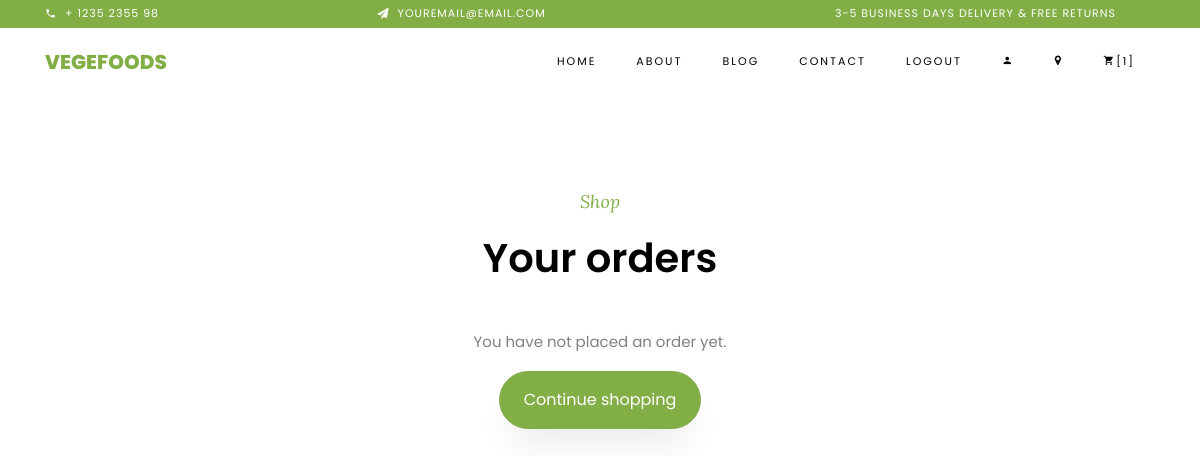
The app's page /orders/ (signed in), older data.
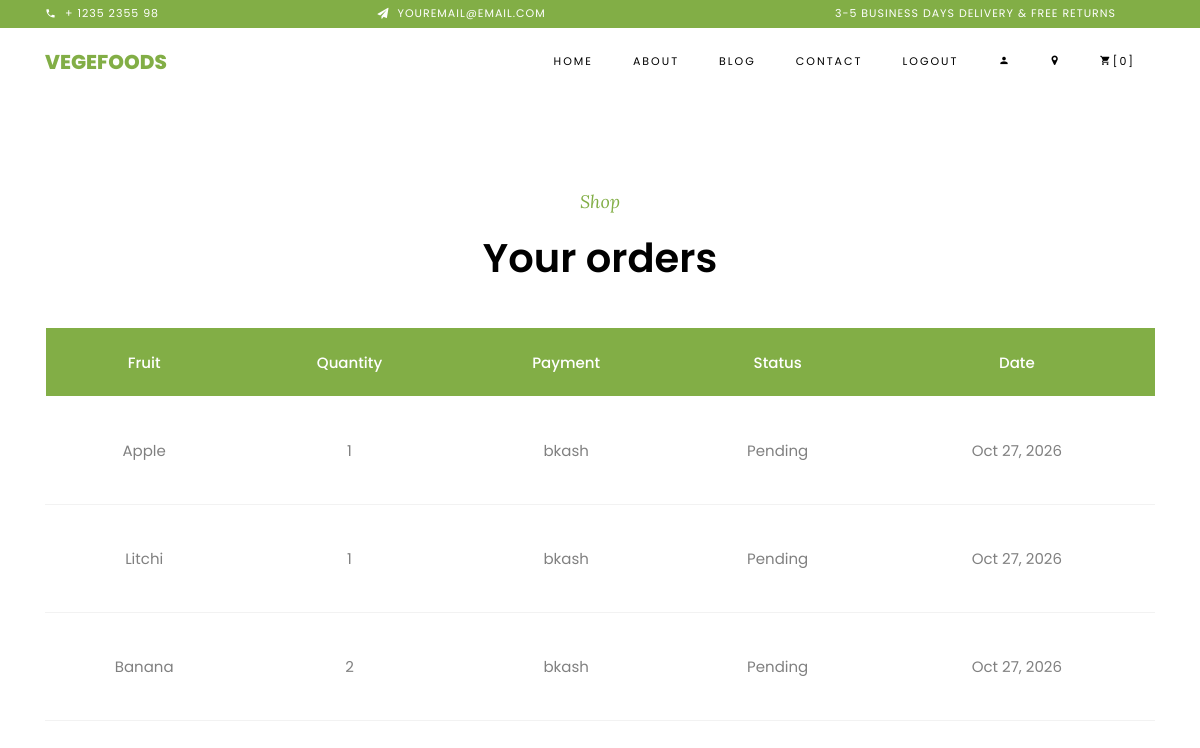
The same page, newer data.
### shop/models.py (models this page shows, shortened)
class OrderPlaced(models.Model):
    user = models.ForeignKey(User, on_delete=models.CASCADE)
    customer = models.ForeignKey(Customer, on_delete=models.CASCADE)
    fruit = models.ForeignKey(Fruit, on_delete=models.CASCADE)
    quantity = models.PositiveIntegerField(default=1)
    ordered_date = models.DateTimeField(auto_now_add=True)
    status = models.CharField(max_length=50, choices=STATUS_CHOICE, default='Pending')
    tran_id = models.CharField(max_length=100, blank=True)
    payment_method = models.CharField(max_length=20, default='cod')

class Fruit(models.Model):
    title = models.CharField(max_length=200)
    selling_price = models.FloatField()
    discounted_price = models.FloatField()
    description = models.CharField(max_length=500)
    fruit_image = models.ImageField(upload_to='fruit-img')

### shop/views.py (the view)
# urls.py: path('orders/', views.orders, name='orders'),
@login_required(login_url='/login/')
def orders(request):
    order_list = OrderPlaced.objects.filter(user=request.user).select_related('fruit').order_by('-ordered_date')
    cart_count = Cart.objects.filter(user=request.user).count()
    return render(request, 'orders.html', {'orders': order_list, 'cart_count': cart_count})

### templates/orders.html (shortened to what the changed rows need)
{% load static %}
<!DOCTYPE html>
<html lang="en">
<head>
    <link rel="stylesheet" href="{% static 'css/open-iconic-bootstrap.min.css' %}">
    <link rel="stylesheet" href="{% static 'css/animate.css' %}">
    <link rel="stylesheet" href="{% static 'css/owl.carousel.min.css' %}">
    <link rel="stylesheet" href="{% static 'css/owl.theme.default.min.css' %}">
    <link rel="stylesheet" href="{% static 'css/magnific-popup.css' %}">
    <link rel="stylesheet" href="{% static 'css/aos.css' %}">
    <link rel="stylesheet" href="{% static 'css/ionicons.min.css' %}">
    <link rel="stylesheet" href="{% static 'css/bootstrap-datepicker.css' %}">
    <link rel="stylesheet" href="{% static 'css/jquery.timepicker.css' %}">
    <link rel="stylesheet" href="{% static 'css/flaticon.css' %}">
    <link rel="stylesheet" href="{% static 'css/icomoon.css' %}">
    <link rel="stylesheet" href="{% static 'css/style.css' %}">
</head>
<body class="goto-here">
<nav class="navbar navbar-expand-lg navbar-dark ftco_navbar bg-dark ftco-navbar-light" id="ftco-navbar">
    <div class="container">
        <div class="collapse navbar-collapse" id="ftco-nav">
            <ul class="navbar-nav ml-auto">
                <li class="nav-item cta cta-colored"><a href="{% url 'showcart' %}" class="nav-link"
                                                        aria-label="Cart"><span class="icon-shopping_cart"></span>[{{ cart_count }}]</a></li>
            </ul>
        </div>
    </div>
</nav>
<section class="ftco-section">
    <div class="container">
        <div class="row justify-content-center mb-4">
            <div class="col-md-8 heading-section text-center">
                <h2 class="mb-3">Your orders</h2>
            </div>
        </div>
        {% if orders %}
        <div class="table-responsive">
            <table class="table">
                <thead class="thead-primary">
                <tr class="text-center">
                    <th>Fruit</th>
                    <th>Quantity</th>
                    <th>Payment</th>
                    <th>Status</th>
                    <th>Date</th>
                </tr>
                </thead>
                <tbody>
                {% for order in orders %}
                <tr class="text-center">
                    <td>{{ order.fruit.title }}</td>
                    <td>{{ order.quantity }}</td>
                    <td>{{ order.payment_method }}</td>
                    <td>{{ order.status }}</td>
                    <td>{{ order.ordered_date|date:"M d, Y" }}</td>
                </tr>
                {% endfor %}
                </tbody>
            </table>
        </div>
        {% else %}
        <div class="text-center">
            <p>You have not placed an order yet.</p>
            <a href="{% url 'fruit-list' %}" class="btn btn-primary py-3 px-4">Continue shopping</a>
        </div>
        {% endif %}
    </div>
</section>
</body>
</html>

Row changes from the older to the newer data that the page shows:
added OrderPlaced: fruit "Apple", quantity "1", payment_method "bkash", status "Pending", ordered_date "Oct 27, 2026"
added OrderPlaced: fruit "Litchi", quantity "1", payment_method "bkash", status "Pending", ordered_date "Oct 27, 2026"
added OrderPlaced: fruit "Banana", quantity "2", payment_method "bkash", status "Pending", ordered_date "Oct 27, 2026"
Text that changed along with them:
{{ cart_count }}: "1" → "0"
text no longer shown: "You have not placed an order yet. Continue shopping"
text now shown: "Fruit Quantity Payment Status Date"
